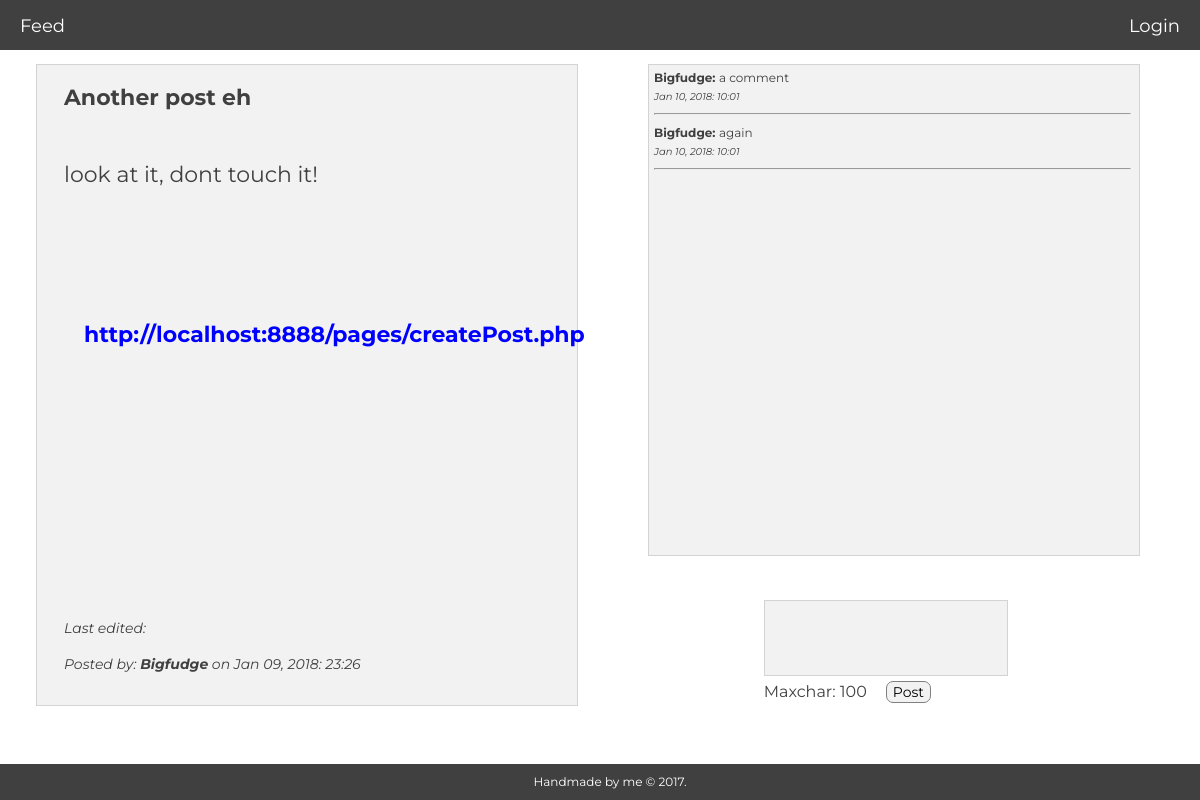
Page /pages/comment.php?id=6 on the earlier database version.
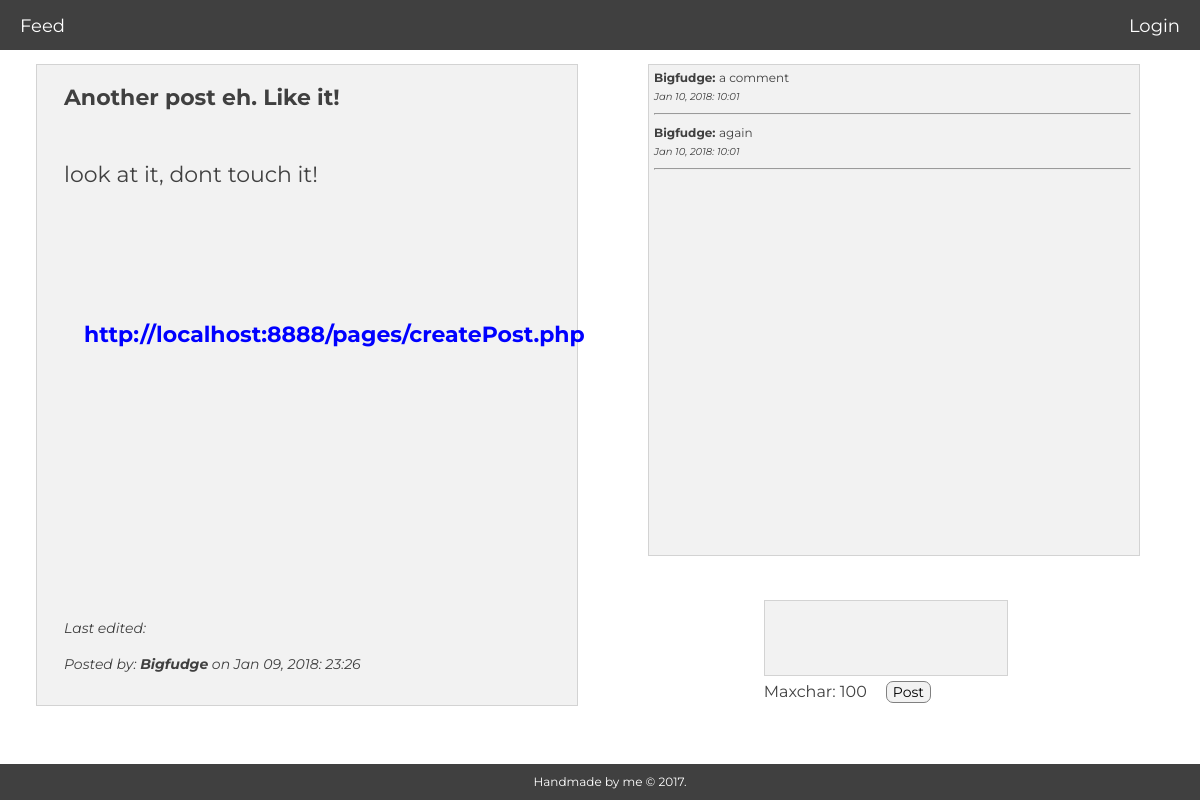
Same page on the later database version.
### tables this page shows
CREATE TABLE "posts" (
        `id`       INTEGER NOT NULL,
        `post_id`       INTEGER NOT NULL PRIMARY KEY AUTOINCREMENT UNIQUE,
        `title` VARCHAR NOT NULL,
        `description`   VARCHAR NOT NULL,
        `url`   VARCHAR NOT NULL,
        `posted`      VARCHAR,
        `up_vote` INTEGER,
        `down_vote` INTEGER,
        `edited`     VARCHAR
);

### logic/comment.php (called while the page is built, shortened)
<?php
require __DIR__.'/../app/autoload.php';
$query = "SELECT * FROM users LEFT JOIN comments ON users.id=comments.id";
$statement = $pdo->query($query);
$statement->execute();
$comment_users = $statement->fetchAll(PDO::FETCH_ASSOC);

### pages/comment.php (the view, shortened to what this page needs)
<?php
require __DIR__.'/../views/header.php';
require __DIR__.'/../logic/feed.php';
require __DIR__.'/../logic/comment.php';
$post_id = $_GET['id'];
$query = "SELECT * FROM posts WHERE post_id = :post_id";
$statement = $pdo->prepare($query);
$statement->bindParam(':post_id', $post_id, PDO::PARAM_INT);
$statement->execute();
$post = $statement->fetch(PDO::FETCH_ASSOC);
$user_id = $post['id'];
$query = "SELECT * FROM users WHERE id = :id";
$statement = $pdo->prepare($query);
$statement->bindParam(':id', $user_id, PDO::PARAM_STR);
$statement->execute();
$user = $statement->fetch(PDO::FETCH_ASSOC);
?>
   <div class="comment-page">
            <div class="post-title"><?php echo $post['title']; ?></a></div>
            <div class="post-description"><?php echo $post['description']; ?></div>
            <div class="post-url"><a href="<?php echo $post['url']; ?>" class="comment-url" target="_blank"><?php echo $post['url']; ?></a></div>
            <br>
         <div class="post-footer">
            <?php echo 'Last edited: '. $join['edited']; ?>
            <br>
            <br>
            Posted by: <strong><?php echo $user['username']; ?></strong> on <?php echo $post['posted']; ?>
         </div>
      </div>
   <div class="comments">
      <?php foreach($comment_users as $comment_user): ?>
         <?php if($comment_user['post_id'] === $_GET['id']): ?>
            <div><strong><?php echo $comment_user['username']; ?>:   </strong><?php echo $comment_user['comment']; ?></div>
            <div class="timestamp"><?php echo $comment_user['posted']; ?></h6></div>
            <hr class="comment-hr">
         <?php endif; ?>
      <?php endforeach; ?>
   </div>
   <form action="../logic/comment.php?id=<?php echo $post_id?>" method="post" class="comment-form">
      <div>
         <textarea type="comment" name="comment" maxlength="100" required></textarea>
      </div>
      <div class="maxchar">Maxchar: 100<br></div>
      <button type="submit" class="post-comment btn">Post</button>
   </form>
<?php require __DIR__.'../../views/footer.php'; ?>

Differences in the rows shown:
changed posts "look at it, dont touch it!": title "Another post eh" → "Another post eh. Like it!"
